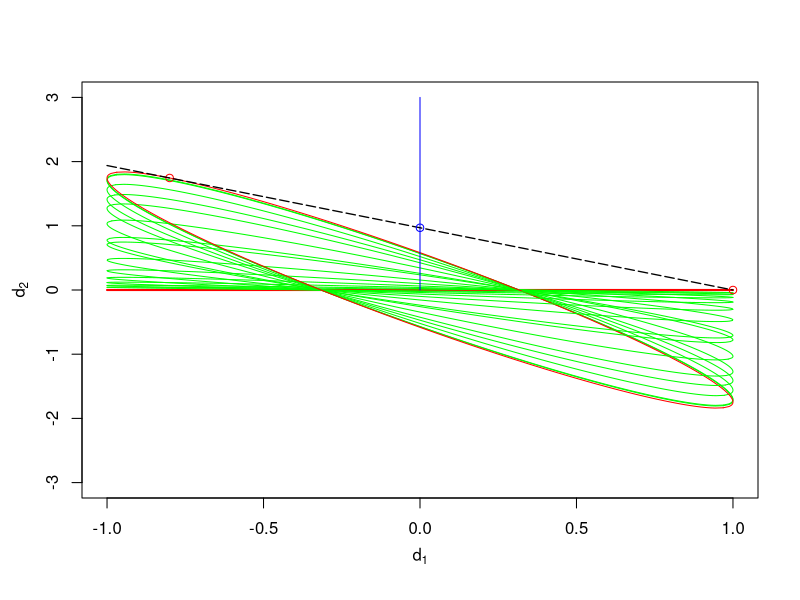

The R script that drew this image:
# Plot of the Elfving space for the simple exponential model
# t_1 = 0.9
rm(list = ls(all = TRUE))

# Gradient of eta(d, theta) with respect to theta
df <- function(x) -x * exp(-0.2 * x)

# tilde_f1 function, with t passed as argument
tilde_f1 <- function(x, t) {
  df_val <- df(x)
  df2 <- df_val^2
  lam1 <- (1 + df2 + sqrt(1 + (4 * t - 2) * df2 + df2^2)) / 2
  u1 <- (t + lam1 - 1) / (lam1 * sqrt(t))
  f1 <- sqrt(lam1 / (1 + u1^2 * df2)) * c(1, u1 * df_val)
  return(f1)
}

# tilde_f2 function
tilde_f2 <- function(x, t) {
  df_val <- df(x)
  df2 <- df_val^2
  lam2 <- (1 + df2 - sqrt(1 + (4 * t - 2) * df2 + df2^2)) / 2
  if (abs(lam2) < 1e-12) u2 <- 0 else u2 <- (t + lam2 - 1) / (lam2 * sqrt(t))
  f2 <- sqrt(lam2 / (1 + u2^2 * df2)) * c(1, u2 * df_val)
  return(f2)
}

# Parameter t
t <- 0.9

# ==================== Main routine ====================

# Draw the upper right part of the Elfving set
eps1 <- seq(-1, 1, length = 500)
eps2 <- sqrt(1 - eps1^2)
N <- length(eps1)
conv <- matrix(0, N, 2)

# Compute and plot the curve for x = 0 (red)
for (i in 1:N) {
  conv[i, ] <- eps1[i] * tilde_f1(0, t) + eps2[i] * tilde_f2(0, t)
}
plot(conv[, 1], conv[, 2], 
     xlab = "", ylab = "", 
     xlim = c(-1, 1), ylim = c(-3, 3),
     col = "red", type = "l", lwd = 2,
     bty = "o", cex = 1, xaxs = "r", yaxs = "r")
mtext(expression(d[1]), side = 1, line = 2.5)
mtext(expression(d[2]), side = 2, line = 2.5)

# Support points except 5
x0 <- c(seq(1, 4, by = 1), seq(6, 35, by = 3))
Nx <- length(x0)

# Upper right part (positive eps2)
for (j in 1:Nx) {
  for (i in 1:N) {
    conv[i, ] <- eps1[i] * tilde_f1(x0[j], t) + eps2[i] * tilde_f2(x0[j], t)
  }
  lines(conv[, 1], conv[, 2], col = "green")
}
# Curve for x = 5 (red, thick)
for (i in 1:N) {
  conv[i, ] <- eps1[i] * tilde_f1(5, t) + eps2[i] * tilde_f2(5, t)
}
lines(conv[, 1], conv[, 2], col = "red", lwd = 1)

# Lower left part of the Elfving set (negative eps2)
eps2 <- -sqrt(1 - eps1^2)
for (j in 1:Nx) {
  for (i in 1:N) {
    conv[i, ] <- eps1[i] * tilde_f1(x0[j], t) + eps2[i] * tilde_f2(x0[j], t)
  }
  lines(conv[, 1], conv[, 2], col = "green")
}
# Again for x = 5, lower left part
for (i in 1:N) {
  conv[i, ] <- eps1[i] * tilde_f1(5, t) + eps2[i] * tilde_f2(5, t)
}
lines(conv[, 1], conv[, 2], col = "red", lwd = 1)

# Complete the prototype of the Elfving set
lines(c(0, 0), c(0, 3), col = "blue", lwd = 1)  # direction (0, tilde_c)
points(1, 0, col = "red")                       # intersection point for support point 0

# Compute intersection point for support point 5 (x-coordinate = -0.8)
f11 <- tilde_f1(5, t)[1]
f12 <- tilde_f1(5, t)[2]
f21 <- tilde_f2(5, t)[1]
f22 <- tilde_f2(5, t)[2]

# According to equation (23): x = eps12*f11 + eps22*f21 = -0.8
# The red curve: x = eps12*f11 + eps22*f21, y = eps12*f12 + eps22*f22
# Let D = f11*f22 - f21*f12, then eps12 = (x*f22 - y*f21)/D, eps22 = (y*f11 - x*f12)/D
# Substituting eps12^2 + eps22^2 = 1 and x = -0.8 gives a quadratic in y: a*y^2 + b*y + c = 0
a1 <- 0.8 * f22
a2 <- 0.8 * f12
D <- f11 * f22 - f21 * f12
a <- f21^2 + f11^2
b <- 2 * a1 * f21 + 2 * a2 * f11
c <- a1^2 + a2^2 - D^2
y1 <- (-b + sqrt(b^2 - 4 * a * c)) / (2 * a) # y-coordinate = y1
points(-0.8, y1, col = "red")  # mark intersection for support point 5

# The black dashed boundary is defined by the two red intersection points
slope <- -y1 / (1 + 0.8)        # slope of the dashed line
x_line <- seq(-1, 1, by = 0.1)
lines(x_line, slope * (x_line - 1), col = "black", lty = 5, lwd = 1.3)
points(0, slope * (0 - 1), col = "blue")  # intersection with Elfving set boundary
